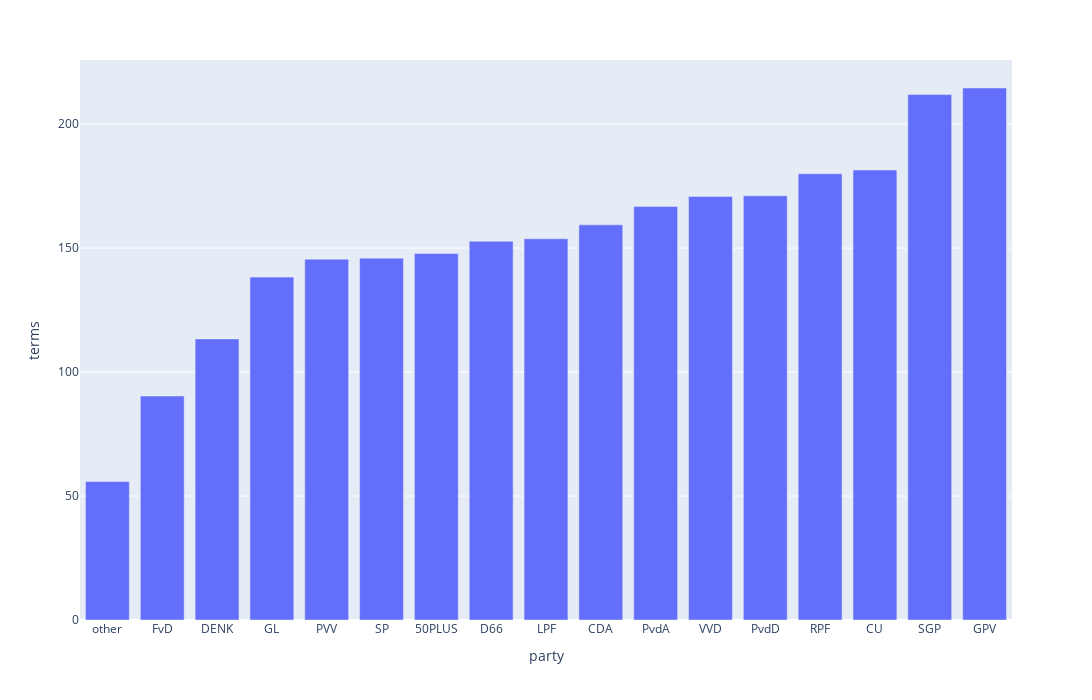

Write notebook code for a chart like this one.
### Code cell
fig = px.bar(partijen_terms.sort_values("terms"), x= "party", y = "terms", width = 1500, height=700)
fig

### Figure 1 — Plotly figure (JSON) as saved in the notebook; plotly's stock layout.template omitted (floating-point values rounded to 4 significant figures)
{"data": [{"alignmentgroup": "True", "hovertemplate": "party=%{x}<br>terms=%{y}<extra></extra>", "legendgroup": "", "marker": {"color": "#636efa"}, "name": "", "offsetgroup": "", "orientation": "v", "showlegend": false, "textposition": "auto", "type": "bar", "x": ["other", "FvD", "DENK", "GL", "PVV", "SP", "50PLUS", "D66", "LPF", "CDA", "PvdA", "VVD", "PvdD", "RPF", "CU", "SGP", "GPV"], "xaxis": "x", "y": [55.83, 90.33, 113.4, 138.3, 145.5, 145.9, 147.8, 152.7, 153.8, 159.4, 166.8, 170.8, 171.1, 180.0, 181.5, 211.9, 214.6], "yaxis": "y"}], "layout": {"barmode": "relative", "height": 700, "legend": {"tracegroupgap": 0}, "margin": {"t": 60}, "width": 1500, "xaxis": {"anchor": "y", "domain": [0, 1], "title": {"text": "party"}}, "yaxis": {"anchor": "x", "domain": [0, 1], "title": {"text": "terms"}}}}
